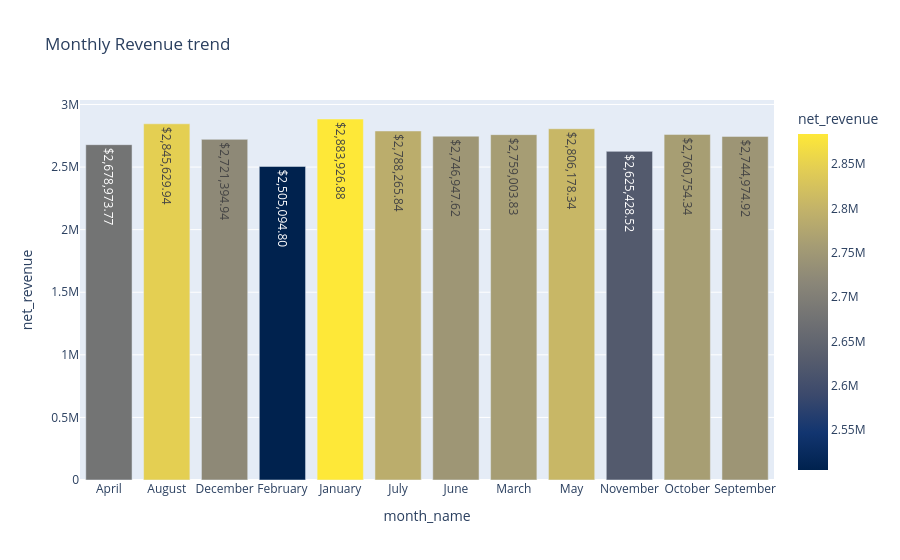

Write notebook code for a chart like this one.
### Code cell
vc = df.groupby('month_name')['net_revenue'].sum()

fig = px.bar(
    vc,
    y='net_revenue',
    text='net_revenue',
    color_continuous_scale='Cividis',
    title="Monthly Revenue trend",
    color='net_revenue'
)
fig.update_traces(
    texttemplate='$%{y:,.2f}',
    textposition='inside'
)
fig.show()

### Figure 1 — Plotly figure (JSON) as saved in the notebook; plotly's stock layout.template omitted (floating-point values rounded to 4 significant figures)
{"data": [{"hovertemplate": "month_name=%{x}<br>net_revenue=%{marker.color}<extra></extra>", "legendgroup": "", "marker": {"color": [2679000.0, 2846000.0, 2721000.0, 2505000.0, 2884000.0, 2788000.0, 2747000.0, 2759000.0, 2806000.0, 2625000.0, 2761000.0, 2745000.0], "coloraxis": "coloraxis", "pattern": {"shape": ""}}, "name": "", "orientation": "v", "showlegend": false, "text": [2679000.0, 2846000.0, 2721000.0, 2505000.0, 2884000.0, 2788000.0, 2747000.0, 2759000.0, 2806000.0, 2625000.0, 2761000.0, 2745000.0], "textposition": "inside", "texttemplate": "$%{y:,.2f}", "type": "bar", "x": ["April", "August", "December", "February", "January", "July", "June", "March", "May", "November", "October", "September"], "xaxis": "x", "y": [2679000.0, 2846000.0, 2721000.0, 2505000.0, 2884000.0, 2788000.0, 2747000.0, 2759000.0, 2806000.0, 2625000.0, 2761000.0, 2745000.0], "yaxis": "y"}], "layout": {"barmode": "relative", "coloraxis": {"colorbar": {"title": {"text": "net_revenue"}}, "colorscale": [[0, "#00224e"], [0.1111, "#123570"], [0.2222, "#3b496c"], [0.3333, "#575d6d"], [0.4444, "#707173"], [0.5556, "#8a8678"], [0.6667, "#a59c74"], [0.7778, "#c3b369"], [0.8889, "#e1cc55"], [1, "#fee838"]]}, "legend": {"tracegroupgap": 0}, "title": {"text": "Monthly Revenue trend"}, "xaxis": {"anchor": "y", "domain": [0, 1], "title": {"text": "month_name"}}, "yaxis": {"anchor": "x", "domain": [0, 1], "title": {"text": "net_revenue"}}}}
